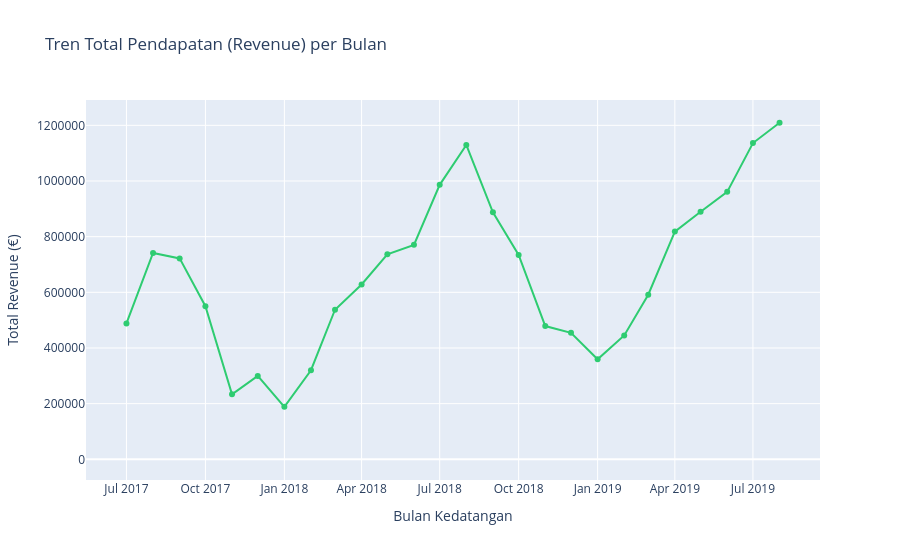

Here is the notebook cell this chart was saved with:
### Code cell
# ANALISIS TOTAL REVENUE (BUSINESS GOAL 4)
print("###Analisis Tren Pendapatan (Revenue) ###")

#Pastikan kolom revenue sudah dihitung (Hanya untuk is_canceled == 0)
df2['total_stay'] = df2['stays_in_weekend_nights'] + df2['stays_in_week_nights']
df2['revenue'] = df2['adr'] * df2['total_stay']
df2.loc[df2['is_canceled'] == 1, 'revenue'] = 0

#Mengelompokkan berdasarkan bulan dan menjumlahkan (SUM) revenue
revenue_trend = df2.groupby('arrival_month')['revenue'].sum().reset_index()

#Visualisasi Line Chart menggunakan Plotly
fig = px.line(revenue_trend,
              x='arrival_month',
              y='revenue',
              title='Tren Total Pendapatan (Revenue) per Bulan',
              markers=True, # Menambahkan titik pada setiap bulan agar lebih jelas
              labels={'revenue': 'Total Revenue (€)', 'arrival_month': 'Bulan Kedatangan'},
              color_discrete_sequence=['#2ecc71']) # Warna hijau untuk melambangkan uang/pendapatan

# Mempercantik tampilan sumbu Y agar tidak menggunakan notasi ilmiah
fig.update_layout(yaxis_tickformat='€,.2f')

fig.show()

### Figure 1 — Plotly figure (JSON) as saved in the notebook; plotly's stock layout.template omitted (floating-point values rounded to 4 significant figures)
{"data": [{"hovertemplate": "Bulan Kedatangan=%{x}<br>Total Revenue (€)=%{y}<extra></extra>", "legendgroup": "", "line": {"color": "#2ecc71", "dash": "solid"}, "marker": {"symbol": "circle"}, "mode": "lines+markers", "name": "", "orientation": "v", "showlegend": false, "type": "scatter", "x": ["2017-07", "2017-08", "2017-09", "2017-10", "2017-11", "2017-12", "2018-01", "2018-02", "2018-03", "2018-04", "2018-05", "2018-06", "2018-07", "2018-08", "2018-09", "2018-10", "2018-11", "2018-12", "2019-01", "2019-02", "2019-03", "2019-04", "2019-05", "2019-06", "2019-07", "2019-08", "NaT"], "xaxis": "x", "y": [488100.0, 741500.0, 721900.0, 549900.0, 233300.0, 299700.0, 188400.0, 320000.0, 537500.0, 628200.0, 736500.0, 770500.0, 986200.0, 1129000.0, 887700.0, 734500.0, 478800.0, 454500.0, 359500.0, 445100.0, 591400.0, 818200.0, 889500.0, 961000.0, 1136000.0, 1209000.0, 7405.0], "yaxis": "y"}], "layout": {"legend": {"tracegroupgap": 0}, "title": {"text": "Tren Total Pendapatan (Revenue) per Bulan"}, "xaxis": {"anchor": "y", "domain": [0, 1], "title": {"text": "Bulan Kedatangan"}}, "yaxis": {"anchor": "x", "domain": [0, 1], "tickformat": "€,.2f", "title": {"text": "Total Revenue (€)"}}}}
